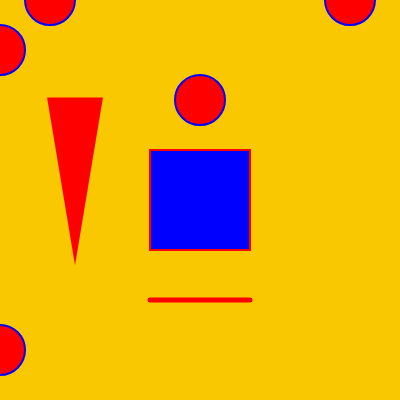
Frame 1 (no input)
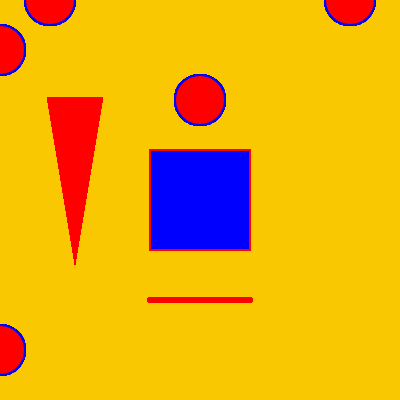
Frame 60 (no input)
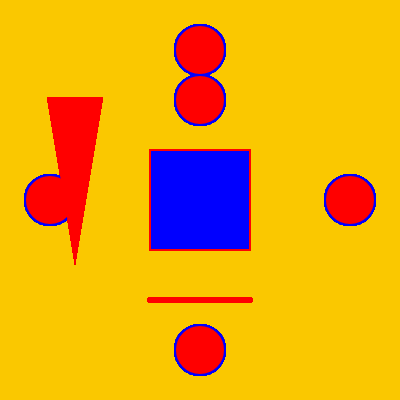
Frame 120 (the mouse pressed at the canvas centre since frame 60)

The p5.js sketch that drew these frames (run headless with seeded random() and noise() and a simulated clock; from frame 60 on, the mouse is pressed at the canvas centre):

// p5.js sketch
// ── sketch.js
function setup() {
  createCanvas(400, 400);
  background(250,200,0);
}

function draw() {
  
  rectMode(CENTER);
  fill(0,0,255);
  stroke(255,0,0);
  strokeWeight(2);
  rect(200,200,100,100);
  
  fill(255,0,0);
  stroke(0,0,255);
  strokeWeight(2);
  ellipse(200,100,50,50);
  ellipse(mouseX,50,50,50);
  ellipse(mouseX,350,50,50);
  ellipse(50,mouseY,50,50);
  ellipse(350,mouseY,50,50);
  
  stroke(255,0,0);
  strokeWeight(5);
  line(150,300,250,300);
  
  triangle(75,250,100,100,50,100);

}

function mousePressed()
{
    background(250,200,0);
}
